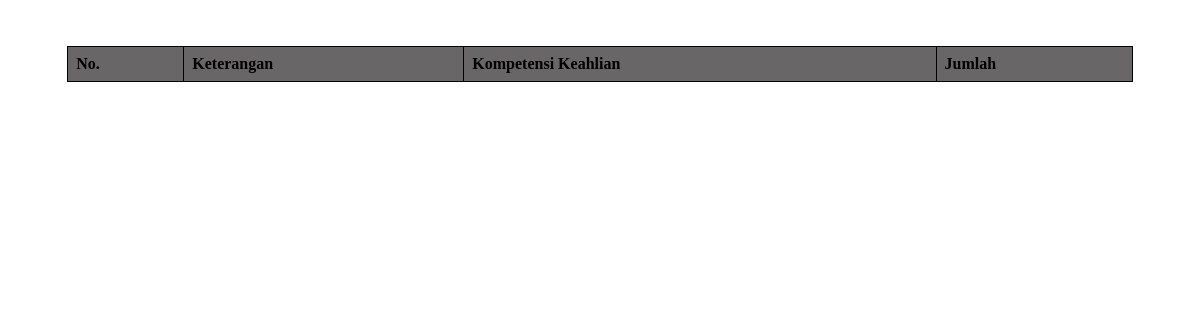
The app's page /index.php/saranaprasarana/view, older data.
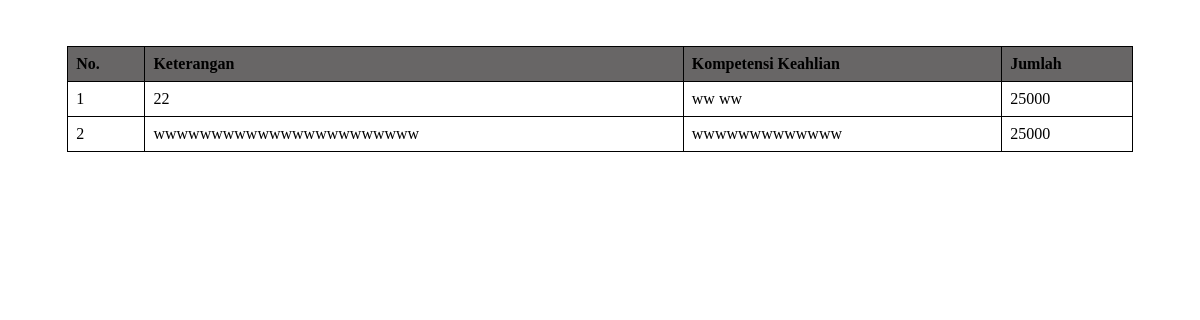
The same page, newer data.
### tables this page shows
CREATE TABLE `sarana_prasarana` (
  `id` int NOT NULL,
  `nomor` int DEFAULT NULL,
  `keterangan` varchar(255) DEFAULT NULL,
  `kompetensi_keahlian` varchar(255) DEFAULT NULL,
  `jumlah` varchar(50) DEFAULT NULL
);

### application/controllers/SaranaPrasarana.php (called while the page is built, shortened)
<?php
class SaranaPrasarana extends CI_Controller {
    public function __construct() {
        $this->load->model('SaranaPrasarana_model');
        $this->load->library('form_validation');
    }
    public function view() {
        $data['sarana_prasarana'] = $this->SaranaPrasarana_model->get_all();
        $this->load->view('user/sarana_prasarana', $data);
    }
}

### index.php (called while the page is built, shortened)
<?php
require_once BASEPATH.'core/CodeIgniter.php';

### application/models/SaranaPrasarana_model.php (called while the page is built, shortened)
<?php
class SaranaPrasarana_model extends CI_Model {
    public function get_all() {
        return $this->db->get('sarana_prasarana')->result();
    }
}

### application/views/user/sarana_prasarana.php (the view, shortened to what this page needs)
<table>
    <tr>
        <th>No.</th>
        <th>Keterangan</th>
        <th>Kompetensi Keahlian</th>
        <th>Jumlah</th>
    </tr>
    <?php $no = 1; ?>
    <?php foreach ($sarana_prasarana as $item): ?>
        <td><?php echo $no++; ?></td>
        <td><?php echo $item->keterangan; ?></td>
        <td><?php echo $item->kompetensi_keahlian; ?></td>
        <td><?php echo $item->jumlah; ?></td>
    <?php endforeach; ?>
</table>

Row changes from the older to the newer data that the page shows:
added sarana_prasarana: keterangan "22", kompetensi_keahlian "ww ww", jumlah "25000"
added sarana_prasarana: keterangan "wwwwwwwwwwwwwwwwwwwwwww", kompetensi_keahlian "wwwwwwwwwwwww", jumlah "25000"
